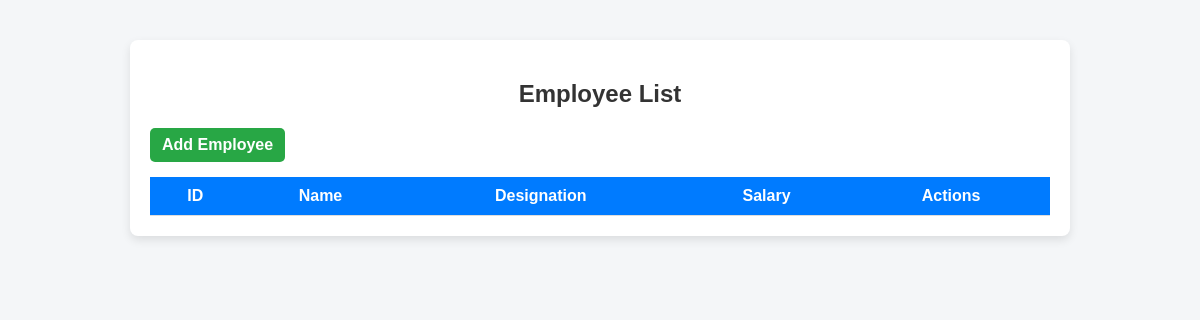
The app's page /, older data.
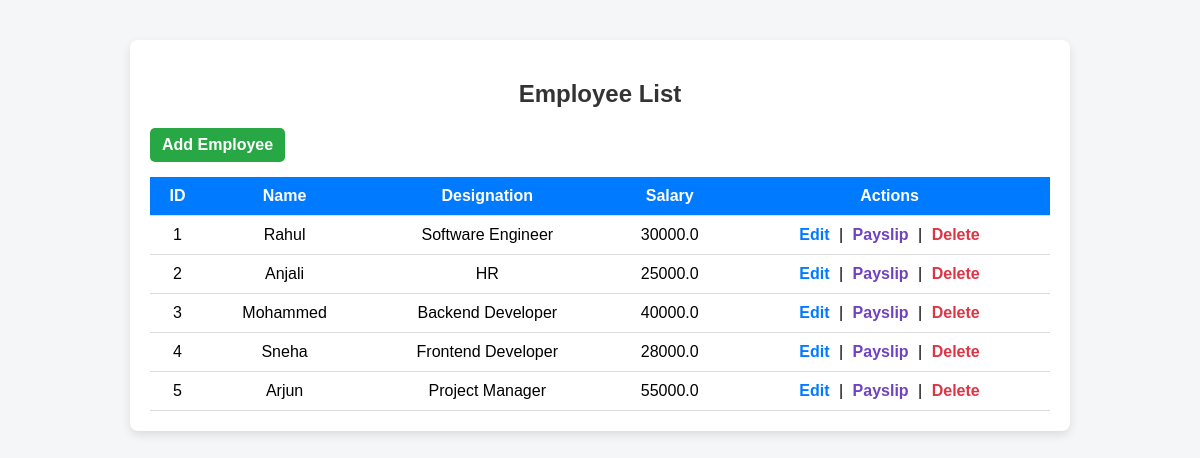
The same page, newer data.
### payslip_system/models.py (models this page shows, shortened)
class Employee(models.Model):
    employee_id = models.CharField(max_length=25,unique=True)
    employee_name = models.CharField(max_length=100)
    designation = models.CharField(max_length=100)
    basic_salary = models.FloatField()

### payslip_system/views.py (the view)
# urls.py: path("",views.employee_list, name='employee_list'),
def employee_list(request):
    employees = Employee.objects.all()
    return render(request,'employee_list.html', {'employees': employees})

### payslip_system/templates/employee_list.html (shortened to what this page needs)
<!DOCTYPE html>
<html lang="en">
<head>
</head>
<body>
<div class="container">
    <h2>Employee List</h2>
    <a href="{% url 'add_employee' %}" class="add-btn"> Add Employee</a>
    <table>
        <tr>
            <th>ID</th>
            <th>Name</th>
            <th>Designation</th>
            <th>Salary</th>
            <th>Actions</th>
        </tr>
        {% for emp in employees %}
        <tr>
            <td>{{ emp.employee_id }}</td>
            <td>{{ emp.employee_name }}</td>
            <td>{{ emp.designation }}</td>
            <td>{{ emp.basic_salary }}</td>
            <td class="actions">
                <a href="{% url 'edit_employee' emp.id %}" class="edit">Edit</a> |
                <a href="{% url 'payslip_view' emp.id %}" class="payslip">Payslip</a> |
                <a href="{% url 'delete_employee' emp.id %}"
                   class="delete"
                   onclick="return confirm('Are you sure you want to delete this employee?');">
                    Delete
                </a>
            </td>
        </tr>
        {% endfor %}
    </table>
</div>
</body>
</html>

### payslip_system/templates/employee_list.html (style rules this page uses)
body { font-family: Arial, sans-serif; background-color: #f4f6f8; margin: 0; padding: 0; }
.container { width: 90%; max-width: 900px; margin: 40px auto; background: #ffffff; padding: 20px; border-radius: 8px; box-shadow: 0 4px 10px rgba(0, 0, 0, 0.1); }
h2 { text-align: center; color: #333; margin-bottom: 20px; }
.add-btn { display: inline-block; margin-bottom: 15px; padding: 8px 12px; background-color: #28a745; color: white; text-decoration: none; border-radius: 5px; font-weight: bold; }
table { width: 100%; border-collapse: collapse; }
th, td { padding: 10px; text-align: center; border-bottom: 1px solid #ddd; }
th { background-color: #007bff; color: white; }
.actions a { text-decoration: none; font-weight: bold; margin: 0 5px; }
.edit { color: #007bff; }
.payslip { color: #6f42c1; }
.delete { color: #dc3545; }

Row changes from the older to the newer data that the page shows:
added Employee: employee_id "1", employee_name "Rahul", designation "Software Engineer", basic_salary "30000.0"
added Employee: employee_id "2", employee_name "Anjali", designation "HR", basic_salary "25000.0"
added Employee: employee_id "3", employee_name "Mohammed", designation "Backend Developer", basic_salary "40000.0"
added Employee: employee_id "4", employee_name "Sneha", designation "Frontend Developer", basic_salary "28000.0"
added Employee: employee_id "5", employee_name "Arjun", designation "Project Manager", basic_salary "55000.0"
